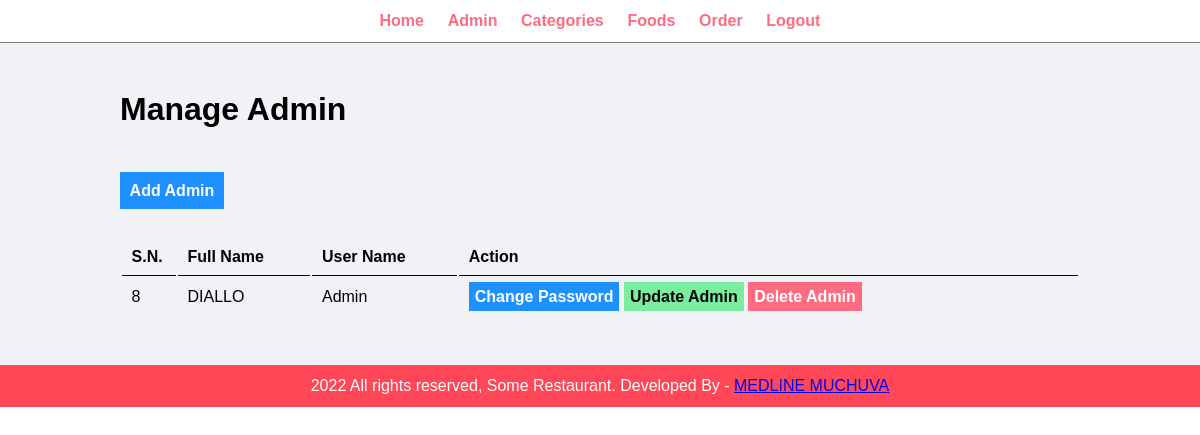
The app's page /food-order/admin/manage-admin.php (signed in) with its own data.
### tables this page shows
CREATE TABLE `table_admin` (
  `id` int(10) UNSIGNED NOT NULL,
  `full_name` varchar(100) NOT NULL,
  `username` varchar(100) NOT NULL,
  `password` varchar(255) NOT NULL
);

### food-order/admin/manage-admin.php (the view, shortened to what this page needs)
<?php include('partials/menu.php');?>
    <div class="main-content">
        <div class="wrapper">
            <h1>Manage Admin</h1>
                <br/>
                <br/><br/>
                <a href="<?php echo SITEURL;?>admin/add-admin.php" class="btn-primary">Add Admin</a>
                <br/><br/><br/>
            <table class="tbl-full">
                <tr>
                    <th>S.N.</th>
                    <th>Full Name</th>
                    <th>User Name</th>
                    <th>Action</th>
                </tr>
                <?php
                   $sql = "SELECT * FROM table_admin";
                   $res = mysqli_query($conn, $sql);
                   if ($res == true) {
                        $count = mysqli_num_rows($res);
                        if($count > 0)
                        {
                            while ($rows = mysqli_fetch_assoc($res))
                            {
                                $id = $rows['id'];
                                $full_name = $rows['full_name'];
                                $username = $rows['username'];
                                ?>
                                <tr >
                                    <td><?php echo $id; ?></td>
                                    <td><?php echo $full_name; ?> </td>
                                    <td><?php echo $username; ?></td>
                                    <td >
                                        <a href="<?php echo SITEURL;?>admin/update-password.php?id=<?php echo $id; ?>" class="btn-primary">Change Password</a>
                                        <a href="<?php echo SITEURL;?>admin/update-admin.php?id=<?php echo $id; ?>" class="btn-secondary">Update Admin</a>
                                        <a href="<?php echo SITEURL;?>admin/delete-admin.php?id=<?php echo $id; ?>" class="btn-danger">Delete Admin</a>
                                    </td>
                                </tr>
                                <?php
                            }
                        }else {
                        }
                }
                ?>
            </table>
        </div>
    </div>
    <?php include('partials/footer.php');?>

### food-order/css/admin.css (style rules this page uses)
* { margin: 0 0; padding: 0 0; font-family: Arial, Helvetica, sans-serif; }
.wrapper { padding: 1%; width: 80%; margin: auto; }
.tbl-full { width: 100%; }
table tr th { border-bottom: 1px solid black; padding: 1%; text-align: left; }
table tr td { padding: 1%; }
.btn-primary { background-color: #1e90ff; padding: 1%; color: white; text-decoration: none; font-weight: bold; }
.btn-secondary { background-color: #7bed9f; padding: 1%; color: black; text-decoration: none; font-weight: bold; }
.btn-danger { background-color: #ff6b81; padding: 1%; color: white; text-decoration: none; font-weight: bold; }
.main-content { background-color: #f1f2f6; padding: 3% 0; }

### records on screen
table_admin: id "8", full_name "DIALLO", username "Admin"
